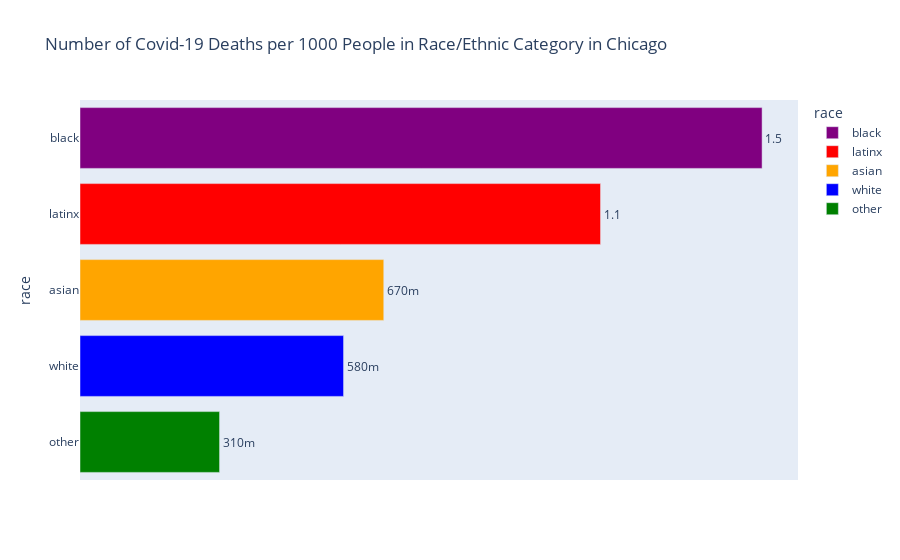

Notebook cell for this chart:
### Code cell
#Bar Chart of the Number of COVID-19 Deaths Per Racial/Ethnic Category Per 1000 People in that Race/Ethnic Group in Chicago

deaths_per1000=covid_chicago_pop[['race','rel_deaths_per1000']]
deaths_per1000_sort = deaths_per1000.sort_values(by='rel_deaths_per1000', ascending = False)


import plotly.express as px
fig = px.bar(deaths_per1000_sort, x='rel_deaths_per1000', y='race', color='race', orientation='h',color_discrete_sequence=["purple", "red", "orange", "blue", "green"],
             title="Number of Covid-19 Deaths per 1000 People in Race/Ethnic Category in Chicago",
               text = deaths_per1000_sort["rel_deaths_per1000"]
    )
fig.update_layout(xaxis={'visible': False})
fig.update_traces(texttemplate='%{text:.2s}',textposition='outside')
fig.show()

### Figure 1 — Plotly figure (JSON) as saved in the notebook; plotly's stock layout.template omitted (floating-point values rounded to 4 significant figures)
{"data": [{"alignmentgroup": "True", "hovertemplate": "race=%{y}<br>rel_deaths_per1000=%{text}<extra></extra>", "legendgroup": "black", "marker": {"color": "purple"}, "name": "black", "offsetgroup": "black", "orientation": "h", "showlegend": true, "text": [1.498], "textposition": "outside", "texttemplate": "%{text:.2s}", "type": "bar", "x": [1.498], "xaxis": "x", "y": ["black"], "yaxis": "y"}, {"alignmentgroup": "True", "hovertemplate": "race=%{y}<br>rel_deaths_per1000=%{text}<extra></extra>", "legendgroup": "latinx", "marker": {"color": "red"}, "name": "latinx", "offsetgroup": "latinx", "orientation": "h", "showlegend": true, "text": [1.143], "textposition": "outside", "texttemplate": "%{text:.2s}", "type": "bar", "x": [1.143], "xaxis": "x", "y": ["latinx"], "yaxis": "y"}, {"alignmentgroup": "True", "hovertemplate": "race=%{y}<br>rel_deaths_per1000=%{text}<extra></extra>", "legendgroup": "asian", "marker": {"color": "orange"}, "name": "asian", "offsetgroup": "asian", "orientation": "h", "showlegend": true, "text": [0.6673], "textposition": "outside", "texttemplate": "%{text:.2s}", "type": "bar", "x": [0.6673], "xaxis": "x", "y": ["asian"], "yaxis": "y"}, {"alignmentgroup": "True", "hovertemplate": "race=%{y}<br>rel_deaths_per1000=%{text}<extra></extra>", "legendgroup": "white", "marker": {"color": "blue"}, "name": "white", "offsetgroup": "white", "orientation": "h", "showlegend": true, "text": [0.5789], "textposition": "outside", "texttemplate": "%{text:.2s}", "type": "bar", "x": [0.5789], "xaxis": "x", "y": ["white"], "yaxis": "y"}, {"alignmentgroup": "True", "hovertemplate": "race=%{y}<br>rel_deaths_per1000=%{text}<extra></extra>", "legendgroup": "other", "marker": {"color": "green"}, "name": "other", "offsetgroup": "other", "orientation": "h", "showlegend": true, "text": [0.3066], "textposition": "outside", "texttemplate": "%{text:.2s}", "type": "bar", "x": [0.3066], "xaxis": "x", "y": ["other"], "yaxis": "y"}], "layout": {"barmode": "relative", "legend": {"title": {"text": "race"}, "tracegroupgap": 0}, "title": {"text": "Number of Covid-19 Deaths per 1000 People in Race/Ethnic Category in Chicago"}, "xaxis": {"anchor": "y", "domain": [0, 1], "title": {"text": "rel_deaths_per1000"}, "visible": false}, "yaxis": {"anchor": "x", "categoryarray": ["other", "white", "asian", "latinx", "black"], "categoryorder": "array", "domain": [0, 1], "title": {"text": "race"}}}}
